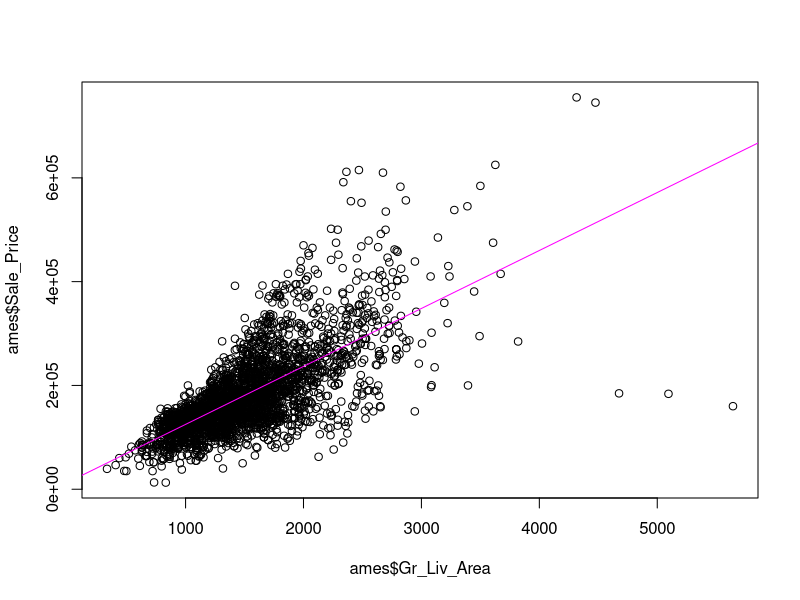
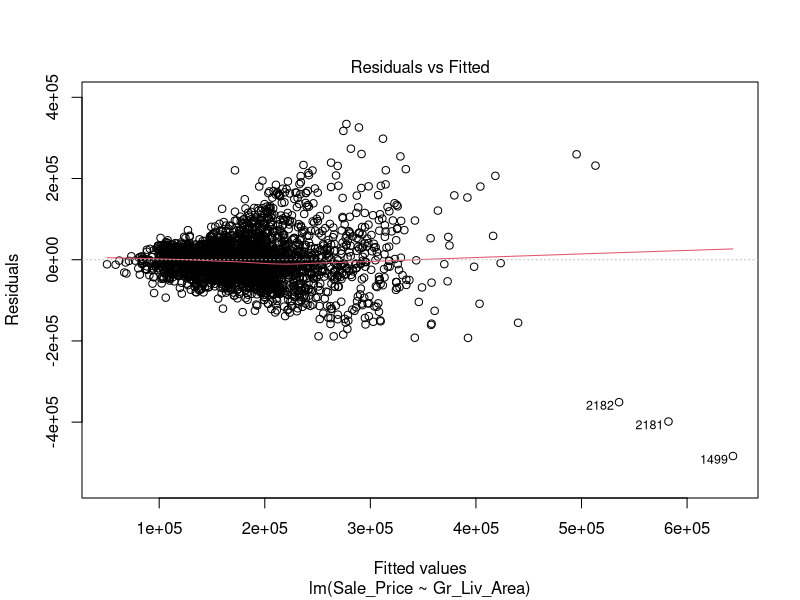
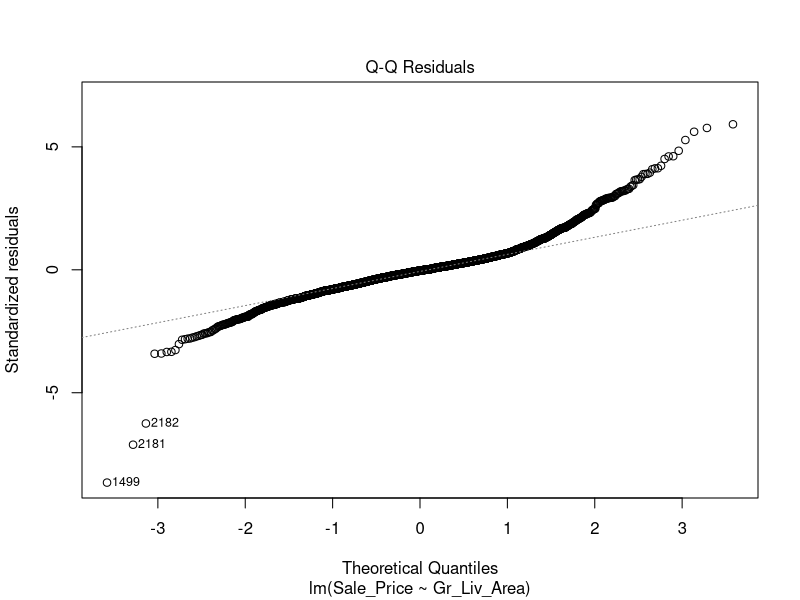
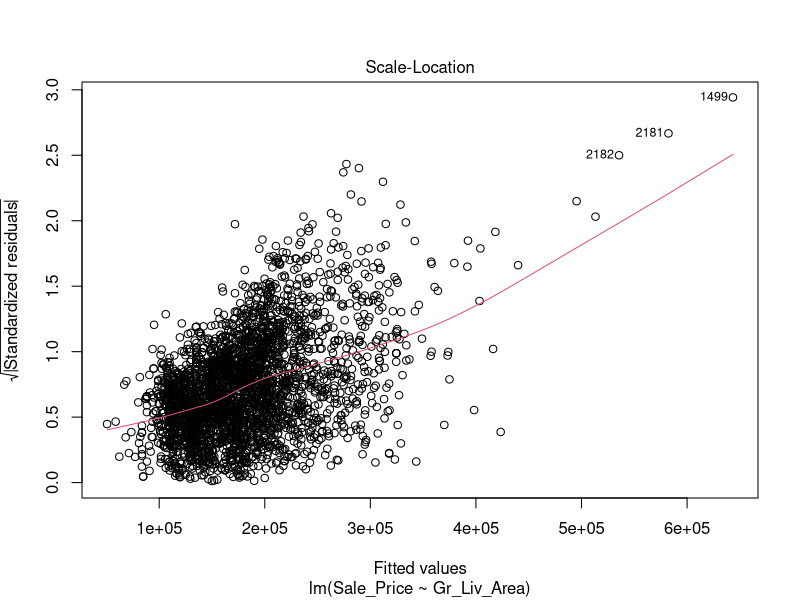
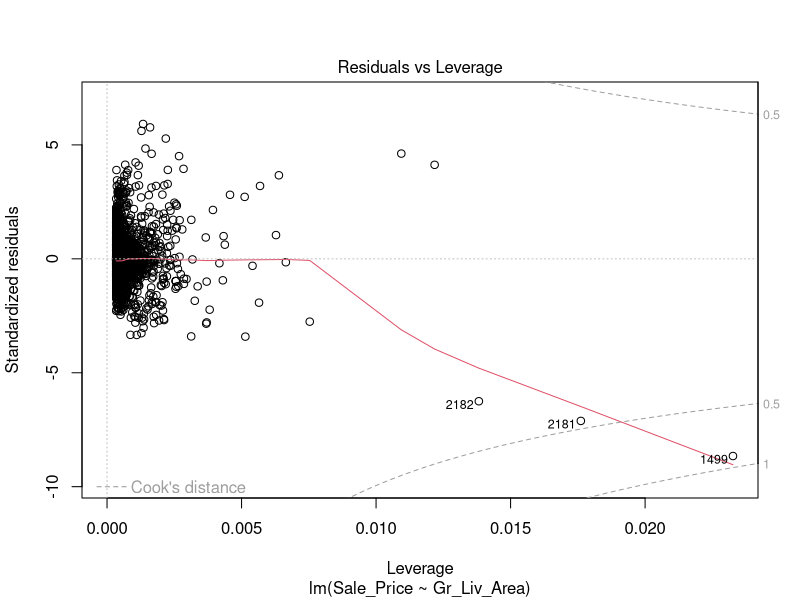
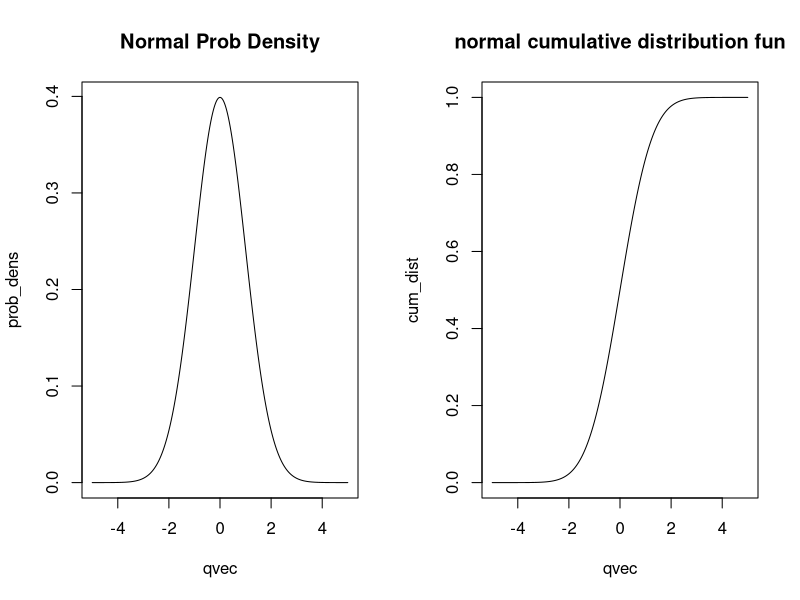
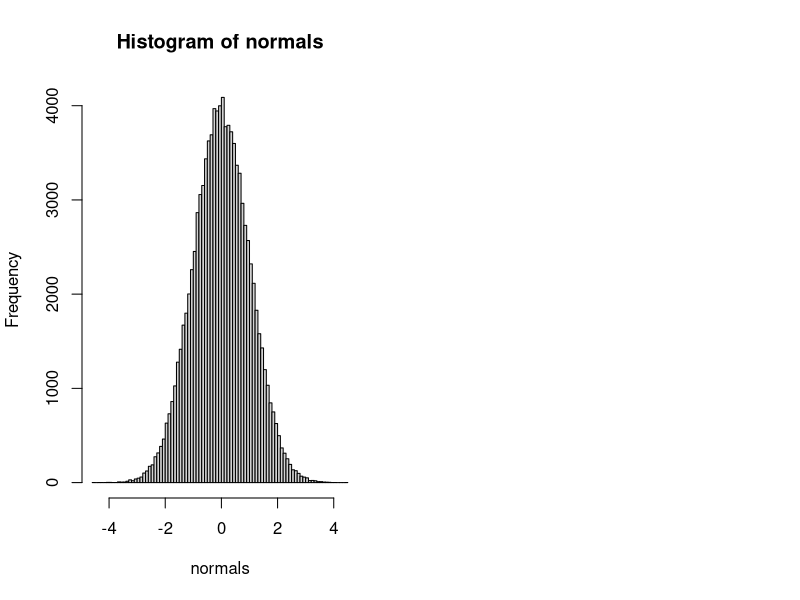

Recreate these plots in R, in order.

# Building your R vocabulary 
# http://adv-r.had.co.nz/Vocabulary.html

# lm, model formulas, predictions
ames <- read.csv("../datasets/ames_housing.csv")
head(ames)

m1 <- lm( Sale_Price ~ Gr_Liv_Area, data = ames )
summary(m1)

plot( ames$Gr_Liv_Area, ames$Sale_Price )
abline(m1, col = "magenta" )

plot(m1)

class(m1)
names(m1)
m1$coefficients
m1$fitted.values
m1$df.residual

pred_df <- data.frame( Gr_Liv_Area = c(1000,2000,3000) )
predict( m1, pred_df )

pred_df$predicted_Sale_Price <- predict( m1, pred_df )
pred_df

# factors, factors in regression
m2 <- lm( Sale_Price ~ Gr_Liv_Area + Overall_Cond, data = ames )
summary(m2)

typeof( ames$Overall_Cond )
ames$Overall_Cond <- as.factor( ames$Overall_Cond )
typeof( ames$Overall_Cond )
class( ames$Overall_Cond )
ames$Overall_Cond

ames$Overall_Cond <- relevel( ames$Overall_Cond, ref = "Very_Poor" ) 
ames$Overall_Cond

m3 <- lm( Sale_Price ~ Gr_Liv_Area + Overall_Cond, data = ames )
summary(m3)


# distribution functions, *norm, *unif, *binom, *poisson, *gamma, etc
?rnorm

qvec <- seq(-5,5,by=0.01)

par(mfrow=c(1,2))
prob_dens <- dnorm( qvec )
plot( qvec, prob_dens, type = "l", main = "Normal Prob Density")

cum_dist <- pnorm( qvec )
plot( qvec, cum_dist, type = "l", main = "normal cumulative distribution fun")

normals <- rnorm(1e5)
hist( normals, breaks = 100  )

# unique, duplicated, expand.grid, split
cyclone <- read.csv("../datasets/hurdat2.csv")

storm_summary <- unique( cyclone[ c("code","name") ] )
tail( storm_summary, n = 40 )

storm_summary <- unique( cyclone[ c("code","name","date") ] )
tail( storm_summary, n = 20 )

dups <- duplicated( cyclone$code )
dups[1:100]
head( data.frame( dups, cyclone$code, cyclone$name ), n = 100 )
head( data.frame( !dups, cyclone$code, cyclone$name ), n = 100 )

storm_summary <- cyclone[ !dups, c("code","name","date","lon","lat") ]
tail( storm_summary, n = 20 )


sizes <- c("small","medium","large")
colors <- c("red","green","blue")
expand.grid( sizes, colors )
expand.grid( color = colors, size = sizes )
class( expand.grid( color = colors, size = sizes ) )
as.matrix( expand.grid( color = colors, size = sizes ) )

fabrics <- c("natural","synthetic")
expand.grid( color = colors, size = sizes, fabric = fabrics )


tail( cyclone, n = 100 )

cyc_split <- split( cyclone, cyclone$code )
class( cyc_split )
cyc_split[[1]]
cyc_split[[2]]
cyc_split[[3]]
cyc_split[[ length(cyc_split) ]]
cyc_split[[ "AL172022" ]]

cyclone$max_wind <- NA
cyc_split <- split( cyclone, cyclone$code )
for(j in 1:length(cyc_split)){
    cyc_split[[j]]$max_wind <- max( cyc_split[[j]]$wind, na.rm = TRUE )
}

cyclone <- unsplit( cyc_split, cyclone$code )
    
summary_vars <- c("code","name","date","lon","lat","max_wind")
storm_summary <- cyclone[ !dups, summary_vars ]
tail( storm_summary, n = 20 )    
  
    
    
    















